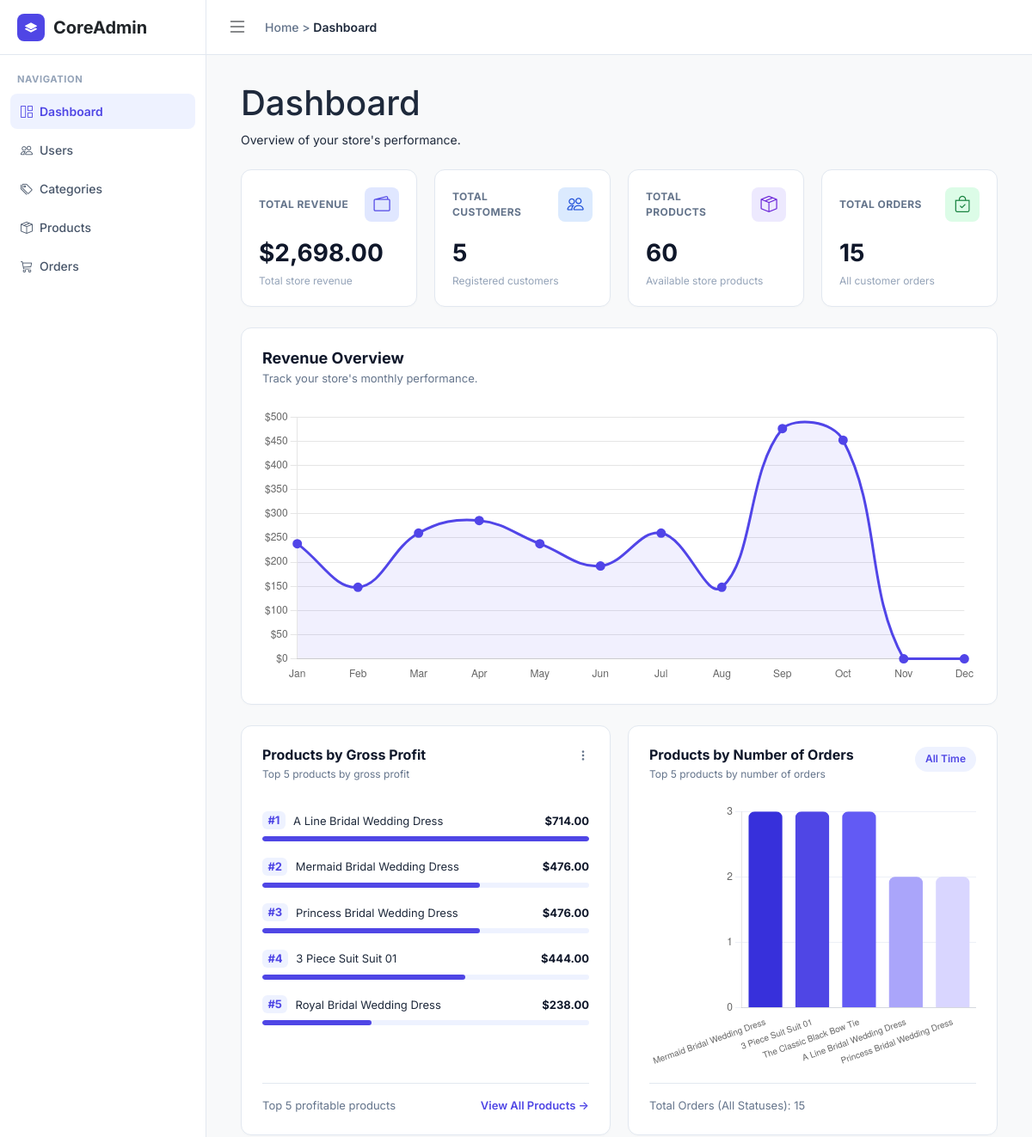
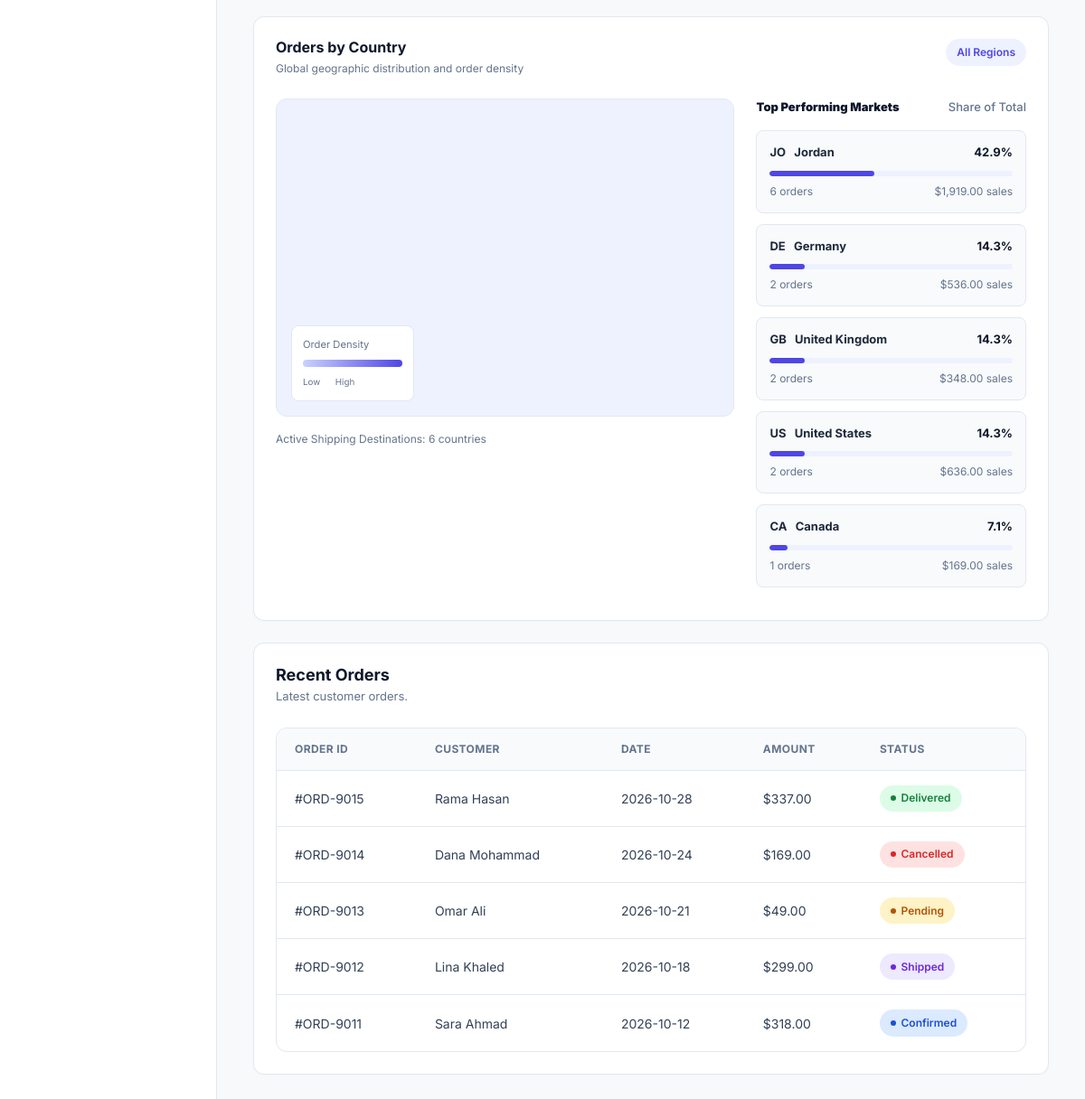
The app's page /admin/dashboard.php (signed in) with its own data (2 pictures, top to bottom).
### tables this page shows
CREATE TABLE `products` (
  `id` int(11) NOT NULL,
  `subcategory_id` int(11) NOT NULL,
  `product_name` varchar(150) NOT NULL,
  `description` text DEFAULT NULL,
  `cost_price` decimal(10,2) NOT NULL DEFAULT 0.00,
  `price` decimal(10,2) NOT NULL,
  `image_url` varchar(500) DEFAULT NULL,
  `stock_quantity` int(11) NOT NULL DEFAULT 0,
  `created_at` timestamp NOT NULL DEFAULT current_timestamp()
);

CREATE TABLE `orders` (
  `id` int(11) NOT NULL,
  `user_id` int(11) NOT NULL,
  `order_date` timestamp NOT NULL DEFAULT current_timestamp(),
  `total_amount` decimal(10,2) NOT NULL DEFAULT 0.00,
  `order_status` enum('Pending','Confirmed','Shipped','Delivered','Cancelled') DEFAULT 'Pending',
  `full_name` varchar(100) NOT NULL,
  `phone` varchar(20) NOT NULL,
  `country` varchar(100) NOT NULL DEFAULT 'Jordan',
  `city` varchar(100) NOT NULL,
  `area` varchar(100) DEFAULT NULL,
  `shipping_address` varchar(255) NOT NULL,
  `building_details` varchar(255) DEFAULT NULL,
  `shipping_cost` decimal(10,2) NOT NULL DEFAULT 0.00,
  `revenue` decimal(10,2) NOT NULL DEFAULT 0.00
);

### admin/dashboard.php (the view, shortened to what the rows shown need)
<?php
require_once __DIR__ . '/../app/controllers/AdminDashboardController.php';
$db = (new Database())->connect();
$controller = new AdminDashboardController($db);
$stats = $controller->getStatistics();
$topProducts = $controller->getTopProductsByOrders();
$productNames = array_column($topProducts, 'name');
$productSales = array_map(
    'intval',
    array_column($topProducts, 'total_sold')
);
$monthlyRevenue = $controller->getMonthlyRevenue();
$topRevenueProducts = $controller->getTopProductsByRevenue();
$recentOrders = $controller->getRecentOrders();
require_once __DIR__ . '/includes/header.php';
?>
<link rel="stylesheet" href="https://unpkg.com/leaflet@1.9.4/dist/leaflet.css">
<div class="page-content">
    <h1>Dashboard</h1>
    <section class="stats-grid">
        <div class="stat-card">
            <h2>
                $<?= number_format($stats['revenue'], 2) ?>
            </h2>
        </div>
        <div class="stat-card">
            <h2><?= number_format($stats['customers']) ?></h2>
        </div>
        <div class="stat-card">
            <h2><?= number_format($stats['products']) ?></h2>
        </div>
        <div class="stat-card">
            <h2><?= number_format($stats['orders']) ?></h2>
        </div>
    </section>
    <section class="revenue-section">
        <div class="revenue-header">
            <div>
                <h2>Revenue Overview</h2>
            </div>
        </div>
    </section>
    <section class="product-analytics-grid">
        <div class="analytics-card">
            <div class="analytics-heading">
                <div>
                    <h2>Products by Gross Profit</h2>
                </div>
            </div>
            <div class="revenue-products">
                <?php if (!empty($topRevenueProducts)): ?>
                    <?php
                    $maxProfit = max(
                        0,
                        ...array_map(
                            'floatval',
                            array_column($topRevenueProducts, 'total_revenue')
                        )
                    );
                    ?>
                    <?php foreach ($topRevenueProducts as $index => $product): ?>
                        <?php
                        $profit = (float) $product['total_revenue'];
                        $percentage = $maxProfit > 0
                            ? max(0, $profit / $maxProfit * 100)
                            : 0;
                        ?>
                        <div class="revenue-product">
                            <div class="product-line">
                                <span>
                                    <b>#<?= $index + 1 ?></b>
                                    <?= htmlspecialchars(
                                        $product['name'],
                                        ENT_QUOTES,
                                        'UTF-8'
                                    ) ?>
                                </span>
                                <strong>
                                    $<?= number_format($profit, 2) ?>
                                </strong>
                            </div>
                            <div class="analytics-track">
                                <div style="width: <?= $percentage ?>%"></div>
                            </div>
                        </div>
                    <?php endforeach; ?>
                <?php else: ?>
                    <p>No delivered product sales yet.</p>
                <?php endif; ?>
            </div>
        </div>
        <div class="analytics-card">
            <div class="analytics-heading">
                <div>
                    <h2>Products by Number of Orders</h2>
                </div>
            </div>
        </div>
    </section>
    <section class="country-section">
        <div class="analytics-heading">
            <div>
                <h2>Orders by Country</h2>
            </div>
        </div>
    </section>
    <section class="recent-orders-section">
        <div class="recent-orders-header">
            <div>
                <h2>Recent Orders</h2>
            </div>
        </div>
        <div class="orders-table-wrapper">
            <table class="orders-table">
                <thead>
                    <tr>
                        <th>Order ID</th>
                        <th>Customer</th>
                        <th>Date</th>
                        <th>Amount</th>
                        <th>Status</th>
                    </tr>
                </thead>
                <tbody>
                    <?php if (!empty($recentOrders)): ?>
                        <?php foreach ($recentOrders as $order): ?>
                            <?php
                            $status = $order['order_status'];
                            $allowedStatuses = [
                                'Pending',
                                'Confirmed',
                                'Shipped',
                                'Delivered',
                                'Cancelled'
                            ];
                            $statusClass = in_array($status, $allowedStatuses, true)
                                ? strtolower($status)
                                : '';
                            ?>
                            <tr>
                                <td>
                                    #ORD-<?= (int) $order['id'] ?>
                                </td>
                                <td>
                                    <?= htmlspecialchars(
                                        $order['full_name'],
                                        ENT_QUOTES,
                                        'UTF-8'
                                    ) ?>
                                </td>
                                <td>
                                    <?= htmlspecialchars(
                                        date('Y-m-d', strtotime($order['order_date'])),
                                        ENT_QUOTES,
                                        'UTF-8'
                                    ) ?>
                                </td>
                                <td>
                                    $<?= number_format(
                                        (float) $order['total_amount'],
                                        2
                                    ) ?>
                                </td>
                                <td>
                                    <span class="order-status <?= $statusClass ?>">
                                        <?= htmlspecialchars(
                                            $status,
                                            ENT_QUOTES,
                                            'UTF-8'
                                        ) ?>
                                    </span>
                                </td>
                            </tr>
                        <?php endforeach; ?>
                    <?php endif; ?>
                </tbody>
            </table>
        </div>
    </section>
</div>
<script>
    // Month labels
    const months = [
        'Jan', 'Feb', 'Mar',
        'Apr', 'May', 'Jun',
        'Jul', 'Aug', 'Sep',
        'Oct', 'Nov', 'Dec'
    ];
    // Monthly revenue from PHP / MySQL
    const monthlyRevenue = <?= json_encode(
        $monthlyRevenue,
        JSON_NUMERIC_CHECK
    ) ?>;
    const chartElement = document.getElementById('revenueChart');
    if (chartElement && typeof Chart !== 'undefined') {
        new Chart(chartElement, {
            type: 'line',
            data: {
                labels: months,
                datasets: [{
                    label: 'Monthly Revenue',
                    data: monthlyRevenue,
                    borderColor: '#5145e8',
                    backgroundColor: 'rgba(81, 69, 232, 0.08)',
                    borderWidth: 3,
                    fill: true,
                    tension: 0.4,
                    pointRadius: 4,
                    pointBackgroundColor: '#5145e8'
                }]
            },
            options: {
                responsive: true,
                maintainAspectRatio: false,
                plugins: {
                    legend: {
                        display: false
                    }
                },
                scales: {
                    y: {
                        beginAtZero: true,
                        ticks: {
                            callback: function(value) {
                                return '$' + value;
                            }
                        }
                    },
                    x: {
                        grid: {
                            display: false
                        }
                    }
                }
            }
        });
    }
</script>
<script>
    // Product names from PHP / MySQL
    const productNames = <?= json_encode(
        $productNames,
        JSON_HEX_TAG | JSON_HEX_AMP | JSON_HEX_APOS | JSON_HEX_QUOT
    ) ?>;
    // Number of orders from PHP / MySQL
    const productSales = <?= json_encode($productSales) ?>;
    const productOrdersCanvas =
        document.getElementById('productOrdersChart');
    if (productOrdersCanvas && typeof Chart !== 'undefined') {
        new Chart(productOrdersCanvas, {
            type: 'bar',
            data: {
                labels: productNames,
                datasets: [{
                    label: 'Number of Orders',
                    data: productSales,
                    backgroundColor: [
                        '#3730db',
                        '#4f46e5',
                        '#625af4',
                        '#aaa5fa',
                        '#d9d6ff'
                    ],
                    borderRadius: 7,
                    maxBarThickness: 45
                }]
            },
            options: {
                responsive: true,
                maintainAspectRatio: false,
                plugins: {
                    legend: {
                        display: false
                    }
                },
                scales: {
                    x: {
                        grid: {
                            display: false
                        },
                        ticks: {
                            font: {
                                size: 10
                            }
                        }
                    },
                    y: {
                        beginAtZero: true,
                        grid: {
                            color: '#edf0f7'
                        },
                        ticks: {
                            precision: 0
                        }
                    }
                }
            }
        });
    }
</script>
<?php require_once __DIR__ . '/includes/footer.php'; ?>

### records on screen
products: product_name "A Line Bridal Wedding Dress", profit "714.00", $percentage 100 (drawn)
products: product_name "Mermaid Bridal Wedding Dress", profit "476.00", $percentage 66.666666666667 (drawn)
products: product_name "Princess Bridal Wedding Dress", profit "476.00", $percentage 66.666666666667 (drawn)
products: product_name "3 Piece Suit Suit 01", profit "444.00", $percentage 62.18487394958 (drawn)
products: product_name "Royal Bridal Wedding Dress", profit "238.00", $percentage 33.333333333333 (drawn)
orders: id "9015", full_name "Rama Hasan", order_date "2026-10-28", total_amount "337.00", order_status "Delivered"
orders: id "9014", full_name "Dana Mohammad", order_date "2026-10-24", total_amount "169.00", order_status "Cancelled"
orders: id "9013", full_name "Omar Ali", order_date "2026-10-21", total_amount "49.00", order_status "Pending"
orders: id "9012", full_name "Lina Khaled", order_date "2026-10-18", total_amount "299.00", order_status "Shipped"
orders: id "9011", full_name "Sara Ahmad", order_date "2026-10-12", total_amount "318.00", order_status "Confirmed"

### other values on screen
safe($breadcrumb) "Dashboard"
$stats['revenue'] "2,698.00"
$stats['customers'] "5"
$stats['products'] "60"
$stats['orders'] "15"
count($ordersByCountry) "6"
$code "JO"
$name "Jordan"
$percentage "42.9"
$orders "6"
$sales "1,919.00"
$code "DE"
$name "Germany"
$percentage "14.3"
$orders "2"
